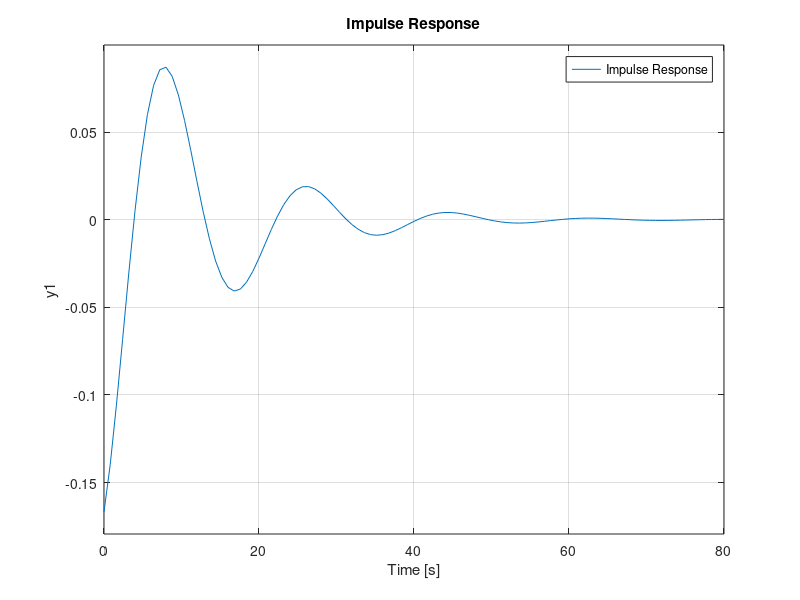

Write MATLAB code to recreate this figure.
sys=tf([24 0 3],[24 4 3]);
subplot(2,1,1);
step(sys);
legend('Step Response');
subplot(2,1,2);
impulse(sys);
legend('Impulse Response');
